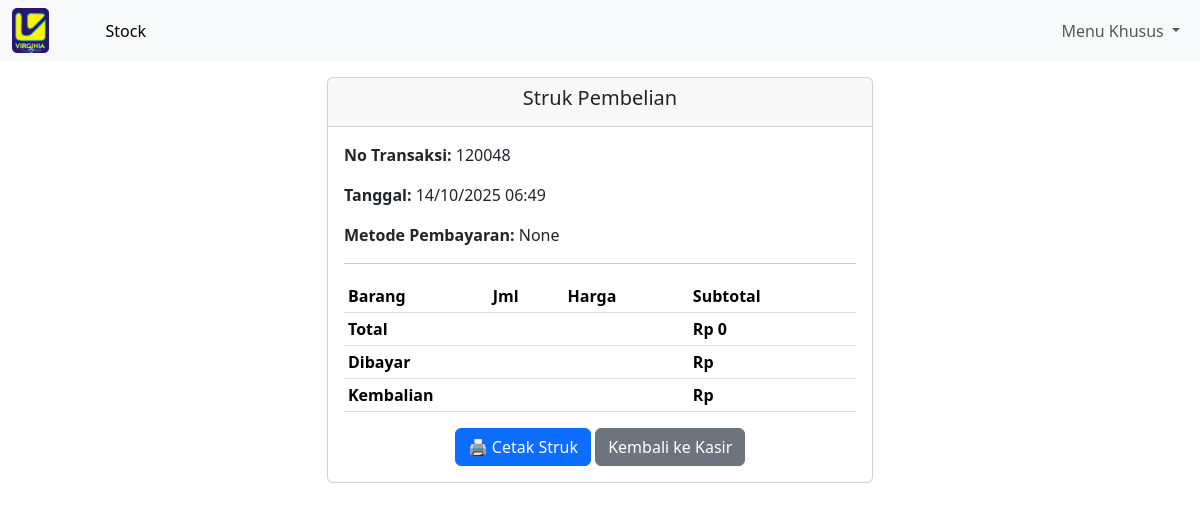
Before: /struk/40/ with the older database file.
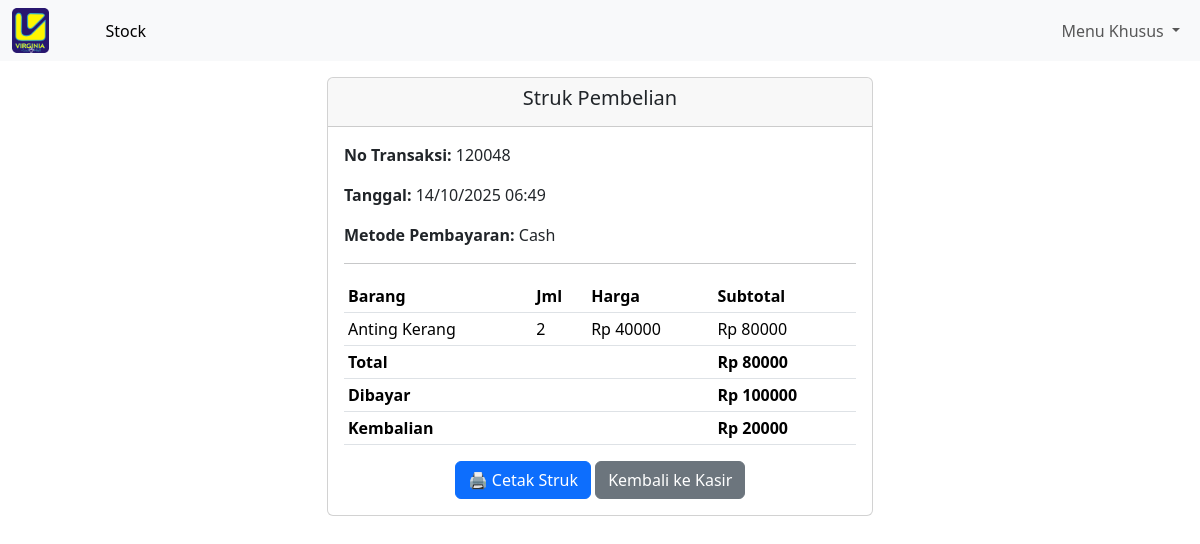
After: the same page with the newer database file.
### kasir/models.py (models this page shows, shortened)
class Transaksi(models.Model):
    PAYMENT_METHOD_CHOICES = [
        ('cash', 'Cash'),
        ('card', 'Card'),
        ('transfer', 'Transfer'),
    ]
    no_transaksi = models.CharField(max_length=20, unique=True)
    tanggal = models.DateTimeField(auto_now_add=True)
    customer = models.ForeignKey(Customer, on_delete=models.SET_NULL, null=True, blank=True)
    payment_method = models.CharField(max_length=10, choices=PAYMENT_METHOD_CHOICES, null=True, blank=True)
    amount_paid = models.DecimalField(max_digits=12, decimal_places=2, null=True, blank=True)
    change = models.DecimalField(max_digits=12, decimal_places=2, null=True, blank=True)

class DetailTransaksi(models.Model):
    transaksi = models.ForeignKey(Transaksi, on_delete=models.CASCADE)
    produk = models.ForeignKey(Produk, on_delete=models.CASCADE)
    jumlah = models.PositiveIntegerField(default=1)
    subtotal = models.DecimalField(max_digits=12, decimal_places=2)

class Produk(models.Model):
    nama_barang = models.CharField(max_length=100)
    barcode = models.CharField(max_length=50, unique=True)
    harga_barang = models.DecimalField(max_digits=12, decimal_places=2)
    stok = models.PositiveIntegerField()
    gambar = models.ImageField(upload_to='gambar_produk/', blank=True, null=True)

### kasir/views.py (the view)
# urls.py: path('struk/<int:transaksi_id>/', views.halaman_struk, name='halaman_struk'),
def halaman_struk(request, transaksi_id):
    transaksi = get_object_or_404(Transaksi, id=transaksi_id)
    details = DetailTransaksi.objects.filter(transaksi=transaksi)
    total = details.aggregate(Sum('subtotal'))['subtotal__sum'] or 0
    return render(request, 'struk.html', {
        'transaksi': transaksi,
        'details': details,
        'total': total
    })

### kasir/templates/struk.html (shortened to what this page needs)
{% extends "base.html" %}
{% load static %}
{% block content %}
<div class="container mt-3">
  <div class="row justify-content-center">
    <div class="col-md-6">
      <div class="card">
        <div class="card-header text-center">
          <h5>Struk Pembelian</h5>
        </div>
        <div class="card-body">
          <p><strong>No Transaksi:</strong> {{ transaksi.no_transaksi }}</p>
          <p><strong>Tanggal:</strong> {{ transaksi.tanggal|date:"d/m/Y H:i" }}</p>
          <p><strong>Metode Pembayaran:</strong> {{ transaksi.get_payment_method_display }}</p>
          <hr>
          <table class="table table-sm">
            <thead><tr><th>Barang</th><th>Jml</th><th>Harga</th><th>Subtotal</th></tr></thead>
            <tbody>
              {% for detail in details %}
              <tr>
                <td>{{ detail.produk.nama_barang }}</td>
                <td>{{ detail.jumlah }}</td>
                <td>Rp {{ detail.produk.harga_barang|floatformat:0 }}</td>
                <td>Rp {{ detail.subtotal|floatformat:0 }}</td>
              </tr>
              {% endfor %}
            </tbody>
            <tfoot>
              <tr>
                <th colspan="3">Total</th>
                <th>Rp {{ total|floatformat:0 }}</th>
              </tr>
              <tr>
                <th colspan="3">Dibayar</th>
                <th>Rp {{ transaksi.amount_paid|floatformat:0 }}</th>
              </tr>
              <tr>
                <th colspan="3">Kembalian</th>
                <th>Rp {{ transaksi.change|floatformat:0 }}</th>
              </tr>
            </tfoot>
          </table>
          <div class="text-center mt-3">
            <button class="btn btn-primary" onclick="window.print()">🖨️ Cetak Struk</button>
            <a href="{% url 'halaman_kasir' %}" class="btn btn-secondary">Kembali ke Kasir</a>
          </div>
        </div>
      </div>
    </div>
  </div>
</div>
{% endblock %}

Changed rows visible on the page:
changed Transaksi: payment_method "None" → "Cash"; amount_paid (not shown) → "100000"; change (not shown) → "20000"
added DetailTransaksi: produk.nama_barang "Anting Kerang", jumlah "2", produk.harga_barang "40000", subtotal "80000"
Other visible differences:
{{ total|floatformat:0 }}: "0" → "80000"
